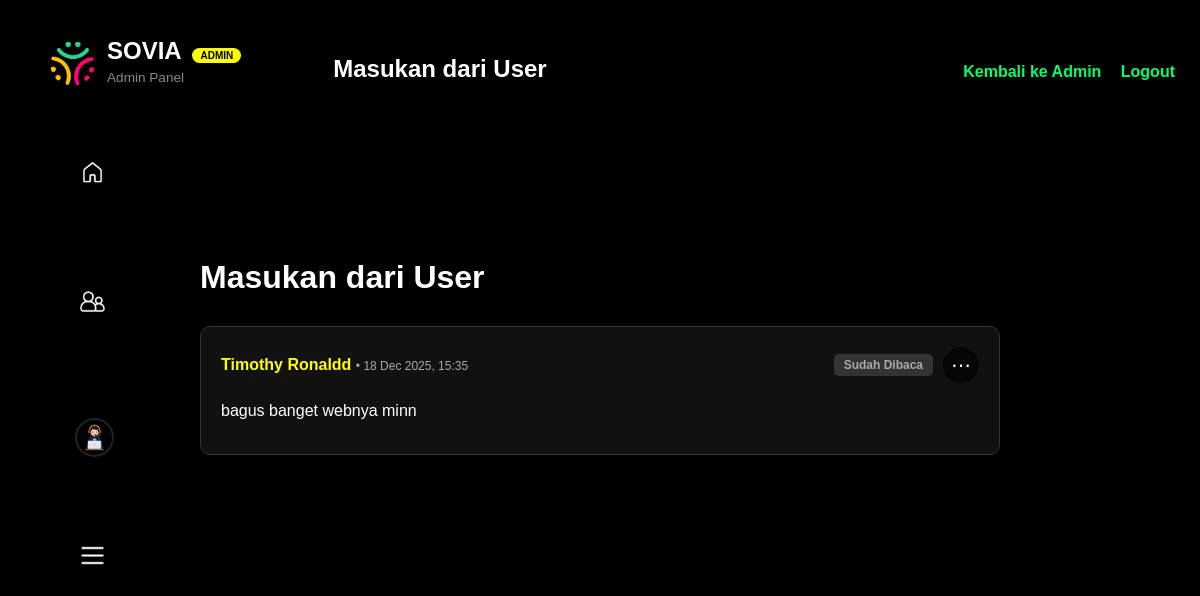
Page /admin/view_feedback.php (signed in) on the committed database.
### tables this page shows
CREATE TABLE `users` (
  `id` int NOT NULL,
  `username` varchar(50) NOT NULL,
  `password` varchar(255) NOT NULL,
  `role` varchar(20) DEFAULT 'user',
  `avatar` varchar(255) DEFAULT 'default.png'
);

CREATE TABLE `feedback` (
  `id` int NOT NULL,
  `user_id` int NOT NULL,
  `message` text NOT NULL,
  `created_at` timestamp NULL DEFAULT CURRENT_TIMESTAMP,
  `status` varchar(20) DEFAULT 'unread'
);

### admin/view_feedback.php (the view, shortened to what this page needs)
<?php
$conn = mysqli_connect("localhost", "root", "", "database");
$user_id = $_SESSION['user_id'];
$feedback_query = "SELECT f.*, u.username
                   FROM feedback f
                   JOIN users u ON f.user_id = u.id
                   ORDER BY f.created_at DESC";
$feedback_result = mysqli_query($conn, $feedback_query);
?>
<!DOCTYPE html>
<html>
<head>
    <link rel="stylesheet" href="../assets/style.css">
</head>
<body>
    <header class="main-header" style="border-bottom:none;">
        <div class="login-header-home" style="margin-top: 10px; margin-left: 25px;">
            <img src="../uploads/logo.png" alt="Logo" class="login-logo">
            <div>
                <h2 class="app-name" style="margin-top: 7px;">SOVIA <span class="admin-badge">ADMIN</span></h2>
                <p class="app-subtitle" style="margin-top: 5px;">Admin Panel</p>
            </div>
            <div style="margin-left: 80px; margin-top: 10px;">
                <h2>Masukan dari User</h2>
            </div>
        </div>
        <div style="margin-top: 27px;">
            <a href="../admin/admin.php" class="logout-btn" style="margin-right: 15px;">Kembali ke Admin</a>
            <a href="../auth/logout.php" class="logout-btn">Logout</a>
        </div>
    </header>
    <div class="sidebar">
        <a href="../users/index.php" title="Home"><img src="../uploads/home.png" class="sidebar-icon"></a>
        <a href="../users/tribes.php" title="Tribe"><img src="../uploads/tribe.png" class="sidebar-icon"></a>
        <a href="#" class="sidebar-icon" style="margin-left: -5px;">
            <?php
                $result = mysqli_query($conn, "SELECT avatar FROM users WHERE id='$user_id'");
                $user = mysqli_fetch_assoc($result);
                $avatar = $user && $user['avatar'] ? htmlspecialchars($user['avatar']) : 'default.png';
            ?>
            <img src="../uploads/<?= $avatar ?>" class="sidebar-avatar" title="Profile">
        </a>
        <a href="#" title="Menu" onclick="toggleSlideSidebar(); return false;"><img src="../uploads/menu.png" class="sidebar-icon"></a>
    </div>
    <div class="feedback-container">
        <h1>Masukan dari User</h1>
        <?php if (mysqli_num_rows($feedback_result) > 0): ?>
            <?php while ($feedback = mysqli_fetch_assoc($feedback_result)): ?>
                <div class="feedback-card" style="position: relative;">
                    <div class="feedback-header">
                        <div>
                            <span class="feedback-user"><?php echo htmlspecialchars($feedback['username']); ?></span>
                            <span class="feedback-date">• <?php echo date('d M Y, H:i', strtotime($feedback['created_at'])); ?></span>
                        </div>
                        <div class="feedback-actions">
                            <span class="feedback-status status-<?php echo $feedback['status']; ?>">
                                <?php echo $feedback['status'] === 'unread' ? 'Belum Dibaca' : 'Sudah Dibaca'; ?>
                            </span>
                            <div style="position: relative;">
                                <button class="more-btn" onclick="toggleFeedbackMenu(<?php echo $feedback['id']; ?>)">⋯</button>
                            </div>
                        </div>
                    </div>
                    <div class="feedback-message">
                        <?php echo nl2br(htmlspecialchars($feedback['message'])); ?>
                    </div>
                </div>
            <?php endwhile; ?>
        <?php else: ?>
            <div class="feedback-card">
                <p style="text-align: center; color: #aaa;">Belum ada masukan dari user.</p>
            </div>
        <?php endif; ?>
    </div>
</body>
</html>

### assets/style.css (style rules this page uses)
body { font-family: -apple-system, Arial, sans-serif; margin: 0; padding: 0; background: #1a1a1a; color: #fff; }
header { display: flex; justify-content: space-between; align-items: center; padding: 10px 15px; background: #2c2c2c; position: fixed; top: 0; width: 100%; box-sizing: border-box; }
button { width: 100%; padding: 10px; background: #1da1f2; color: white; border: none; border-radius: 5px; cursor: pointer; }
body { background-color: #000; color: #fff; font-family: "Inter", Arial, sans-serif; margin: 0; padding: 0; }
.main-header { display: flex; justify-content: space-between; align-items: center; padding: 15px 25px; background-color: #000; border-bottom: 1px solid #222; position: sticky; top: 0; z-index: 10; }
.login-btn, .logout-btn { color: #00ff6a; text-decoration: none; font-weight: bold; }
.login-logo { width: 45px; height: 45px; border-radius: 50%; }
.app-name { font-size: 1.5rem; font-weight: 700; margin: 0; }
.app-subtitle { font-size: 0.85rem; color: #888; margin-top: -4px; }
.login-header-home { display: flex; align-items: center; gap: 12px; }

### admin/view_feedback.php (style rules this page uses)
body { background: #000; color: #fff; font-family: 'Poppins', sans-serif; margin: 0; padding: 0; }
.sidebar { position: fixed; left: 80px; top: 160px; display: flex; flex-direction: column; gap: 75px; }
.sidebar-icon { width: 25px; height: 25px; margin-bottom: 25px; cursor: pointer; }
.sidebar-avatar { width: 35px; height: 35px; border-radius: 50%; border: 2px solid #222; cursor: pointer; }
.admin-badge { background: #ff0; color: #000; padding: 2px 8px; border-radius: 10px; font-size: 10px; font-weight: bold; margin-left: 5px; }
.feedback-container { max-width: 800px; margin: 100px auto; padding: 20px; }
.feedback-card { background: #111; border: 1px solid #333; border-radius: 10px; padding: 20px; margin-bottom: 20px; }
.feedback-header { display: flex; justify-content: space-between; align-items: center; margin-bottom: 15px; }
.feedback-user { font-weight: bold; color: #ff0; }
.feedback-date { color: #aaa; font-size: 12px; }
.feedback-message { color: #fff; line-height: 1.6; margin-bottom: 10px; }
.feedback-status { display: inline-block; padding: 4px 10px; border-radius: 5px; font-size: 12px; font-weight: bold; }
.status-read { background: #333; color: #aaa; }
.feedback-actions { display: flex; align-items: center; gap: 10px; }
.more-btn { background: rgba(0, 0, 0, 0.7); border: none; color: #fff; font-size: 20px; cursor: pointer; padding: 8px 12px; border-radius: 50%; width: 36px; height: 36px; display: flex; align-items: center; justify-content: center; transition: background 0.2s; }
h1 { margin-bottom: 30px; }

### rows in the picture
users: avatar (placeholder picture)
feedback: user.username "Timothy Ronaldd", created_at "18 Dec 2025, 15:35", status "Sudah Dibaca", message "bagus banget webnya minn"
